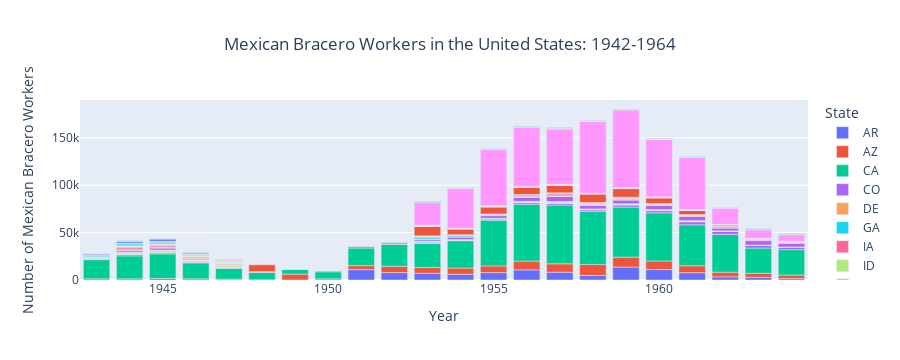

The notebook cell this image was saved under:
### Markdown cell above
This drop before the end of the Bracero Program can even be seen when looking only at the number of contracted Bracero Workers. Like with seasonal workers, the decline in Bracero workers started in around 1960. This could therefore explain why there was not a sharp drop in seasonal workers at the end of the Bracero Program, as the decrease in labor supply may not have been as sudden as works like the Clemens study implies.

### Code cell
mexican_df = farmworkers_df[farmworkers_df['Mexican'].notna()]
mexican_df = mexican_df[mexican_df['Mexican'] > 0.0]
mexican_df = mexican_df[mexican_df['Year'] < 1965]
mexican_total = mexican_df.groupby(['State', 'Year'])['Mexican'].mean().reset_index()

bracerofig = px.bar(mexican_total, x='Year', y='Mexican', color='State', title='Mexican Bracero Workers in the United States: 1942-1964',
                   labels={'Mexican': 'Number of Mexican Bracero Workers'})
bracerofig.update_layout(title={'x':0.5, 'xanchor': 'center'})
bracerofig.show()

### Figure 1 — Plotly figure (JSON) as saved in the notebook; plotly's stock layout.template omitted (floating-point values rounded to 4 significant figures)
{"data": [{"alignmentgroup": "True", "hovertemplate": "State=AR<br>Year=%{x}<br>Number of Mexican Bracero Workers=%{y}<extra></extra>", "legendgroup": "AR", "marker": {"color": "#636efa", "pattern": {"shape": ""}}, "name": "AR", "offsetgroup": "AR", "orientation": "v", "showlegend": true, "textposition": "auto", "type": "bar", "x": [1951, 1952, 1953, 1954, 1955, 1956, 1957, 1958, 1959, 1960, 1961, 1962, 1963, 1964], "xaxis": "x", "y": [10950, 7823.0, 7084.0, 6071.0, 7804.0, 10730.0, 8229, 4834.0, 13680.0, 11000.0, 7742.0, 3330, 2756.0, 1509.0], "yaxis": "y"}, {"alignmentgroup": "True", "hovertemplate": "State=AZ<br>Year=%{x}<br>Number of Mexican Bracero Workers=%{y}<extra></extra>", "legendgroup": "AZ", "marker": {"color": "#EF553B", "pattern": {"shape": ""}}, "name": "AZ", "offsetgroup": "AZ", "orientation": "v", "showlegend": true, "textposition": "auto", "type": "bar", "x": [1943, 1944, 1945, 1946, 1947, 1948, 1949, 1950, 1951, 1952, 1953, 1954, 1955, 1956, 1957, 1958, 1959, 1960, 1961, 1962, 1963, 1964], "xaxis": "x", "y": [1293.0, 1208.0, 1672.0, 1281.0, 900.5, 187.2, 6200, 1225, 4208.0, 6658.0, 6082.0, 6576.0, 7055.0, 9256.0, 8850.0, 11660.0, 10470.0, 9118.0, 7295.0, 4938.0, 4296, 3730.0], "yaxis": "y"}, {"alignmentgroup": "True", "hovertemplate": "State=CA<br>Year=%{x}<br>Number of Mexican Bracero Workers=%{y}<extra></extra>", "legendgroup": "CA", "marker": {"color": "#00cc96", "pattern": {"shape": ""}}, "name": "CA", "offsetgroup": "CA", "orientation": "v", "showlegend": true, "textposition": "auto", "type": "bar", "x": [1943, 1944, 1945, 1946, 1947, 1948, 1949, 1950, 1951, 1952, 1953, 1954, 1955, 1956, 1957, 1958, 1959, 1960, 1961, 1962, 1963, 1964], "xaxis": "x", "y": [20180.0, 24250.0, 25930.0, 16750.0, 11410.0, 7783.0, 4858.0, 7475, 18600, 23010.0, 25260.0, 28830.0, 48325, 59840.0, 62050.0, 55780.0, 52830.0, 50780.0, 43270, 39880.0, 26690.0, 26770.0], "yaxis": "y"}, {"alignmentgroup": "True", "hovertemplate": "State=CO<br>Year=%{x}<br>Number of Mexican Bracero Workers=%{y}<extra></extra>", "legendgroup": "CO", "marker": {"color": "#ab63fa", "pattern": {"shape": ""}}, "name": "CO", "offsetgroup": "CO", "orientation": "v", "showlegend": true, "textposition": "auto", "type": "bar", "x": [1943, 1944, 1945, 1946, 1947, 1949, 1950, 1953, 1954, 1955, 1956, 1957, 1958, 1959, 1960, 1961, 1962, 1963, 1964], "xaxis": "x", "y": [578.9, 1449.0, 1114.0, 793.2, 518, 234, 812, 710.4, 659.2, 1200, 1784.0, 1924.0, 1762.0, 2167.0, 2232.0, 3033.0, 3192.0, 2811.0, 2625.0], "yaxis": "y"}, {"alignmentgroup": "True", "hovertemplate": "State=DE<br>Year=%{x}<br>Number of Mexican Bracero Workers=%{y}<extra></extra>", "legendgroup": "DE", "marker": {"color": "#FFA15A", "pattern": {"shape": ""}}, "name": "DE", "offsetgroup": "DE", "orientation": "v", "showlegend": true, "textposition": "auto", "type": "bar", "x": [1957], "xaxis": "x", "y": [115], "yaxis": "y"}, {"alignmentgroup": "True", "hovertemplate": "State=GA<br>Year=%{x}<br>Number of Mexican Bracero Workers=%{y}<extra></extra>", "legendgroup": "GA", "marker": {"color": "#19d3f3", "pattern": {"shape": ""}}, "name": "GA", "offsetgroup": "GA", "orientation": "v", "showlegend": true, "textposition": "auto", "type": "bar", "x": [1953, 1954, 1955, 1956, 1957, 1958, 1959, 1960, 1961], "xaxis": "x", "y": [1152, 212.5, 242.3, 646.7, 888, 439, 821, 644.5, 763.5], "yaxis": "y"}, {"alignmentgroup": "True", "hovertemplate": "State=IA<br>Year=%{x}<br>Number of Mexican Bracero Workers=%{y}<extra></extra>", "legendgroup": "IA", "marker": {"color": "#FF6692", "pattern": {"shape": ""}}, "name": "IA", "offsetgroup": "IA", "orientation": "v", "showlegend": true, "textposition": "auto", "type": "bar", "x": [1944, 1945, 1946, 1947, 1953, 1956, 1957, 1958, 1959, 1960, 1961, 1962], "xaxis": "x", "y": [329.2, 292.7, 423.4, 172.6, 40, 30.67, 32, 44, 48.33, 70.67, 193, 98.5], "yaxis": "y"}, {"alignmentgroup": "True", "hovertemplate": "State=ID<br>Year=%{x}<br>Number of Mexican Bracero Workers=%{y}<extra></extra>", "legendgroup": "ID", "marker": {"color": "#B6E880", "pattern": {"shape": ""}}, "name": "ID", "offsetgroup": "ID", "orientation": "v", "showlegend": true, "textposition": "auto", "type": "bar", "x": [1943, 1944, 1945, 1946, 1947, 1953, 1954, 1955, 1956, 1957], "xaxis": "x", "y": [622.5, 1463.0, 2013.0, 1519, 1957.0, 223.8, 159.4, 179.2, 177.2, 127.2], "yaxis": "y"}, {"alignmentgroup": "True", "hovertemplate": "State=IL<br>Year=%{x}<br>Number of Mexican Bracero Workers=%{y}<extra></extra>", "legendgroup": "IL", "marker": {"color": "#FF97FF", "pattern": {"shape": ""}}, "name": "IL", "offsetgroup": "IL", "orientation": "v", "showlegend": true, "textposition": "auto", "type": "bar", "x": [1944, 1945, 1946, 1947, 1953, 1954, 1955, 1956, 1957, 1958, 1959, 1960, 1961, 1962, 1963], "xaxis": "x", "y": [576.8, 312.7, 379.1, 269.2, 24.6, 74.57, 159, 140.7, 150, 112.3, 82.5, 123, 47.5, 113, 35], "yaxis": "y"}, {"alignmentgroup": "True", "hovertemplate": "State=IN<br>Year=%{x}<br>Number of Mexican Bracero Workers=%{y}<extra></extra>", "legendgroup": "IN", "marker": {"color": "#FECB52", "pattern": {"shape": ""}}, "name": "IN", "offsetgroup": "IN", "orientation": "v", "showlegend": true, "textposition": "auto", "type": "bar", "x": [1944, 1945, 1946, 1947, 1952, 1953, 1954, 1955, 1956, 1957, 1958, 1959, 1960, 1961, 1962, 1963, 1964], "xaxis": "x", "y": [74.5, 191.1, 107.2, 86.88, 310, 210.2, 116.2, 166.5, 158, 255.2, 222, 187.4, 218.5, 293, 202.5, 185.5, 101], "yaxis": "y"}, {"alignmentgroup": "True", "hovertemplate": "State=KS<br>Year=%{x}<br>Number of Mexican Bracero Workers=%{y}<extra></extra>", "legendgroup": "KS", "marker": {"color": "#636efa", "pattern": {"shape": ""}}, "name": "KS", "offsetgroup": "KS", "orientation": "v", "showlegend": true, "textposition": "auto", "type": "bar", "x": [1943, 1944, 1945, 1946, 1947, 1956, 1957, 1958, 1959, 1960, 1961, 1962, 1963, 1964], "xaxis": "x", "y": [62.25, 218.9, 104.7, 180.6, 188.6, 28.67, 95, 39, 12.6, 14.17, 34, 78.5, 80.5, 143.3], "yaxis": "y"}, {"alignmentgroup": "True", "hovertemplate": "State=KY<br>Year=%{x}<br>Number of Mexican Bracero Workers=%{y}<extra></extra>", "legendgroup": "KY", "marker": {"color": "#EF553B", "pattern": {"shape": ""}}, "name": "KY", "offsetgroup": "KY", "orientation": "v", "showlegend": true, "textposition": "auto", "type": "bar", "x": [1953, 1956, 1957, 1958, 1959, 1960, 1961], "xaxis": "x", "y": [73.5, 193.5, 142.4, 96, 162.6, 94.25, 57], "yaxis": "y"}, {"alignmentgroup": "True", "hovertemplate": "State=LA<br>Year=%{x}<br>Number of Mexican Bracero Workers=%{y}<extra></extra>", "legendgroup": "LA", "marker": {"color": "#00cc96", "pattern": {"shape": ""}}, "name": "LA", "offsetgroup": "LA", "orientation": "v", "showlegend": true, "textposition": "auto", "type": "bar", "x": [1953], "xaxis": "x", "y": [245.7], "yaxis": "y"}, {"alignmentgroup": "True", "hovertemplate": "State=MI<br>Year=%{x}<br>Number of Mexican Bracero Workers=%{y}<extra></extra>", "legendgroup": "MI", "marker": {"color": "#ab63fa", "pattern": {"shape": ""}}, "name": "MI", "offsetgroup": "MI", "orientation": "v", "showlegend": true, "textposition": "auto", "type": "bar", "x": [1944, 1945, 1946, 1947, 1948, 1951, 1952, 1953, 1954, 1955, 1956, 1957, 1958, 1959, 1960, 1961, 1962, 1963, 1964], "xaxis": "x", "y": [1735, 2040, 1036.0, 54.55, 745.3, 1286.0, 1475.0, 1587.0, 2707.0, 2816.0, 4122.0, 5506.0, 3715, 4062.0, 4258.0, 4545.0, 3177.0, 4736.0, 3814.0], "yaxis": "y"}, {"alignmentgroup": "True", "hovertemplate": "State=MN<br>Year=%{x}<br>Number of Mexican Bracero Workers=%{y}<extra></extra>", "legendgroup": "MN", "marker": {"color": "#FFA15A", "pattern": {"shape": ""}}, "name": "MN", "offsetgroup": "MN", "orientation": "v", "showlegend": true, "textposition": "auto", "type": "bar", "x": [1943, 1944, 1945, 1946, 1947, 1953, 1954, 1955, 1956, 1957, 1958, 1959, 1960, 1961, 1962, 1963, 1964], "xaxis": "x", "y": [235.5, 612, 669.6, 1030.0, 990.9, 615.3, 138, 104, 155, 259.8, 100, 58, 49, 37.5, 29.33, 26.33, 14], "yaxis": "y"}, {"alignmentgroup": "True", "hovertemplate": "State=MO<br>Year=%{x}<br>Number of Mexican Bracero Workers=%{y}<extra></extra>", "legendgroup": "MO", "marker": {"color": "#19d3f3", "pattern": {"shape": ""}}, "name": "MO", "offsetgroup": "MO", "orientation": "v", "showlegend": true, "textposition": "auto", "type": "bar", "x": [1953, 1954, 1955, 1956, 1957, 1958, 1959, 1960], "xaxis": "x", "y": [1650, 1163.0, 906, 938.3, 227.5, 685, 497, 194.8], "yaxis": "y"}, {"alignmentgroup": "True", "hovertemplate": "State=MT<br>Year=%{x}<br>Number of Mexican Bracero Workers=%{y}<extra></extra>", "legendgroup": "MT", "marker": {"color": "#FF6692", "pattern": {"shape": ""}}, "name": "MT", "offsetgroup": "MT", "orientation": "v", "showlegend": true, "textposition": "auto", "type": "bar", "x": [1943, 1944, 1945, 1946, 1947, 1953, 1954, 1955, 1956, 1957, 1958, 1959, 1960, 1961, 1962, 1963, 1964], "xaxis": "x", "y": [1029.0, 1986.0, 1669.0, 1081.0, 986.7, 847, 877.7, 627.7, 1507, 2082.0, 831, 1217, 1002, 798.7, 1011.0, 981.7, 983.5], "yaxis": "y"}, {"alignmentgroup": "True", "hovertemplate": "State=NC<br>Year=%{x}<br>Number of Mexican Bracero Workers=%{y}<extra></extra>", "legendgroup": "NC", "marker": {"color": "#B6E880", "pattern": {"shape": ""}}, "name": "NC", "offsetgroup": "NC", "orientation": "v", "showlegend": true, "textposition": "auto", "type": "bar", "x": [1947], "xaxis": "x", "y": [330.3], "yaxis": "y"}, {"alignmentgroup": "True", "hovertemplate": "State=ND<br>Year=%{x}<br>Number of Mexican Bracero Workers=%{y}<extra></extra>", "legendgroup": "ND", "marker": {"color": "#FF97FF", "pattern": {"shape": ""}}, "name": "ND", "offsetgroup": "ND", "orientation": "v", "showlegend": true, "textposition": "auto", "type": "bar", "x": [1943, 1944, 1945, 1946, 1947, 1953, 1957, 1958, 1959, 1960, 1961], "xaxis": "x", "y": [199.5, 1503.0, 1036.0, 242.2, 58.22, 80, 170, 249, 36, 54, 108], "yaxis": "y"}, {"alignmentgroup": "True", "hovertemplate": "State=NE<br>Year=%{x}<br>Number of Mexican Bracero Workers=%{y}<extra></extra>", "legendgroup": "NE", "marker": {"color": "#FECB52", "pattern": {"shape": ""}}, "name": "NE", "offsetgroup": "NE", "orientation": "v", "showlegend": true, "textposition": "auto", "type": "bar", "x": [1943, 1944, 1945, 1946, 1947, 1953, 1954, 1955, 1956, 1957, 1958, 1959, 1960, 1961, 1962, 1963, 1964], "xaxis": "x", "y": [182.5, 425.7, 684.3, 663.8, 505.9, 698, 209.5, 123.9, 450.8, 896.7, 1202.0, 1072, 811.3, 765.3, 702, 681.8, 546.3], "yaxis": "y"}, {"alignmentgroup": "True", "hovertemplate": "State=NH<br>Year=%{x}<br>Number of Mexican Bracero Workers=%{y}<extra></extra>", "legendgroup": "NH", "marker": {"color": "#636efa", "pattern": {"shape": ""}}, "name": "NH", "offsetgroup": "NH", "orientation": "v", "showlegend": true, "textposition": "auto", "type": "bar", "x": [1956], "xaxis": "x", "y": [79], "yaxis": "y"}, {"alignmentgroup": "True", "hovertemplate": "State=NM<br>Year=%{x}<br>Number of Mexican Bracero Workers=%{y}<extra></extra>", "legendgroup": "NM", "marker": {"color": "#EF553B", "pattern": {"shape": ""}}, "name": "NM", "offsetgroup": "NM", "orientation": "v", "showlegend": true, "textposition": "auto", "type": "bar", "x": [1946, 1948, 1953, 1954, 1955, 1956, 1957, 1958, 1959, 1960, 1961, 1962, 1963, 1964], "xaxis": "x", "y": [22.38, 7356, 10230.0, 6132.0, 7463.0, 7571.0, 7945, 9125.0, 9087.0, 6082.0, 4514.0, 1443.0, 543.8, 393.6], "yaxis": "y"}, {"alignmentgroup": "True", "hovertemplate": "State=NV<br>Year=%{x}<br>Number of Mexican Bracero Workers=%{y}<extra></extra>", "legendgroup": "NV", "marker": {"color": "#00cc96", "pattern": {"shape": ""}}, "name": "NV", "offsetgroup": "NV", "orientation": "v", "showlegend": true, "textposition": "auto", "type": "bar", "x": [1943, 1944, 1945, 1946, 1947, 1953, 1954, 1955, 1956, 1957, 1958, 1959, 1960, 1961, 1962, 1963], "xaxis": "x", "y": [281.1, 304.5, 443.4, 220, 119.1, 82, 60, 43, 22.33, 31, 39.57, 37.71, 60.86, 25.14, 29, 29], "yaxis": "y"}, {"alignmentgroup": "True", "hovertemplate": "State=NY<br>Year=%{x}<br>Number of Mexican Bracero Workers=%{y}<extra></extra>", "legendgroup": "NY", "marker": {"color": "#ab63fa", "pattern": {"shape": ""}}, "name": "NY", "offsetgroup": "NY", "orientation": "v", "showlegend": true, "textposition": "auto", "type": "bar", "x": [1947], "xaxis": "x", "y": [173.7], "yaxis": "y"}, {"alignmentgroup": "True", "hovertemplate": "State=OH<br>Year=%{x}<br>Number of Mexican Bracero Workers=%{y}<extra></extra>", "legendgroup": "OH", "marker": {"color": "#FFA15A", "pattern": {"shape": ""}}, "name": "OH", "offsetgroup": "OH", "orientation": "v", "showlegend": true, "textposition": "auto", "type": "bar", "x": [1944, 1945, 1956, 1957], "xaxis": "x", "y": [129, 80.75, 50, 64], "yaxis": "y"}, {"alignmentgroup": "True", "hovertemplate": "State=OR<br>Year=%{x}<br>Number of Mexican Bracero Workers=%{y}<extra></extra>", "legendgroup": "OR", "marker": {"color": "#19d3f3", "pattern": {"shape": ""}}, "name": "OR", "offsetgroup": "OR", "orientation": "v", "showlegend": true, "textposition": "auto", "type": "bar", "x": [1943, 1944, 1945, 1946, 1947, 1952, 1953, 1955, 1956, 1957, 1958, 1959, 1960, 1961, 1962, 1963, 1964], "xaxis": "x", "y": [1537.0, 1894.0, 1786.0, 901.8, 486, 425.2, 159, 590.5, 349.6, 205, 199, 359, 349, 327, 234, 67, 187], "yaxis": "y"}, {"alignmentgroup": "True", "hovertemplate": "State=SD<br>Year=%{x}<br>Number of Mexican Bracero Workers=%{y}<extra></extra>", "legendgroup": "SD", "marker": {"color": "#FF6692", "pattern": {"shape": ""}}, "name": "SD", "offsetgroup": "SD", "orientation": "v", "showlegend": true, "textposition": "auto", "type": "bar", "x": [1943, 1944, 1945, 1946, 1947, 1953, 1954, 1955, 1956, 1957, 1958, 1959, 1960, 1961, 1962, 1963, 1964], "xaxis": "x", "y": [73.62, 308.2, 340.5, 204.8, 144.8, 185, 209.5, 111, 202, 296, 167.5, 216, 229, 125.5, 84, 49, 51], "yaxis": "y"}, {"alignmentgroup": "True", "hovertemplate": "State=TN<br>Year=%{x}<br>Number of Mexican Bracero Workers=%{y}<extra></extra>", "legendgroup": "TN", "marker": {"color": "#B6E880", "pattern": {"shape": ""}}, "name": "TN", "offsetgroup": "TN", "orientation": "v", "showlegend": true, "textposition": "auto", "type": "bar", "x": [1953, 1954, 1955, 1956, 1957, 1958, 1959, 1960, 1961, 1962], "xaxis": "x", "y": [749.5, 315, 548.7, 376.2, 453.2, 269.8, 503.2, 478.8, 331, 165], "yaxis": "y"}, {"alignmentgroup": "True", "hovertemplate": "State=TX<br>Year=%{x}<br>Number of Mexican Bracero Workers=%{y}<extra></extra>", "legendgroup": "TX", "marker": {"color": "#FF97FF", "pattern": {"shape": ""}}, "name": "TX", "offsetgroup": "TX", "orientation": "v", "showlegend": true, "textposition": "auto", "type": "bar", "x": [1953, 1954, 1955, 1956, 1957, 1958, 1959, 1960, 1961, 1962, 1963, 1964], "xaxis": "x", "y": [23680.0, 42490.0, 59150, 62050.0, 58360.0, 75889, 81808, 60500.0, 55130.0, 17185, 8907.0, 6895], "yaxis": "y"}, {"alignmentgroup": "True", "hovertemplate": "State=UT<br>Year=%{x}<br>Number of Mexican Bracero Workers=%{y}<extra></extra>", "legendgroup": "UT", "marker": {"color": "#FECB52", "pattern": {"shape": ""}}, "name": "UT", "offsetgroup": "UT", "orientation": "v", "showlegend": true, "textposition": "auto", "type": "bar", "x": [1944, 1945, 1946, 1947, 1953, 1954, 1955, 1956, 1957, 1958, 1959, 1960, 1961, 1962, 1963, 1964], "xaxis": "x", "y": [516.2, 492.6, 410.3, 586.8, 234.2, 182, 217.7, 305.2, 461.3, 291.7, 335.6, 259.3, 208.3, 312, 291.3, 275.5], "yaxis": "y"}, {"alignmentgroup": "True", "hovertemplate": "State=WA<br>Year=%{x}<br>Number of Mexican Bracero Workers=%{y}<extra></extra>", "legendgroup": "WA", "marker": {"color": "#636efa", "pattern": {"shape": ""}}, "name": "WA", "offsetgroup": "WA", "orientation": "v", "showlegend": true, "textposition": "auto", "type": "bar", "x": [1943, 1944, 1945, 1946, 1947, 1953, 1954, 1955, 1956, 1957, 1960], "xaxis": "x", "y": [1115.0, 1823.0, 2342.0, 1175.0, 457.2, 605.1, 176.2, 271.5, 242.7, 451.2, 60], "yaxis": "y"}, {"alignmentgroup": "True", "hovertemplate": "State=WI<br>Year=%{x}<br>Number of Mexican Bracero Workers=%{y}<extra></extra>", "legendgroup": "WI", "marker": {"color": "#EF553B", "pattern": {"shape": ""}}, "name": "WI", "offsetgroup": "WI", "orientation": "v", "showlegend": true, "textposition": "auto", "type": "bar", "x": [1944, 1945, 1946, 1947, 1953, 1954, 1955, 1956, 1957, 1958, 1959, 1960, 1961, 1962, 1963, 1964], "xaxis": "x", "y": [344.5, 401, 448.8, 686.9, 351, 251.2, 251.4, 490.3, 424.9, 258.8, 275.8, 307.6, 197.8, 213, 279.8, 314.8], "yaxis": "y"}, {"alignmentgroup": "True", "hovertemplate": "State=WY<br>Year=%{x}<br>Number of Mexican Bracero Workers=%{y}<extra></extra>", "legendgroup": "WY", "marker": {"color": "#00cc96", "pattern": {"shape": ""}}, "name": "WY", "offsetgroup": "WY", "orientation": "v", "showlegend": true, "textposition": "auto", "type": "bar", "x": [1943, 1944, 1945, 1946, 1947, 1953, 1954, 1955, 1956, 1957, 1958, 1959, 1960, 1961, 1962, 1963, 1964], "xaxis": "x", "y": [273.9, 437.9, 247.2, 453, 258.6, 473, 281.2, 282, 523.8, 518.2, 394.8, 434.5, 351.2, 476, 396, 621.7, 592.3], "yaxis": "y"}], "layout": {"barmode": "relative", "height": 360, "legend": {"title": {"text": "State"}, "tracegroupgap": 0}, "title": {"text": "Mexican Bracero Workers in the United States: 1942-1964", "x": 0.5, "xanchor": "center"}, "xaxis": {"anchor": "y", "autorange": true, "domain": [0, 1], "range": [1942.0, 1964.0], "title": {"text": "Year"}, "type": "linear"}, "yaxis": {"anchor": "x", "autorange": true, "domain": [0, 1], "range": [0, 190000.0], "title": {"text": "Number of Mexican Bracero Workers"}, "type": "linear"}}}
